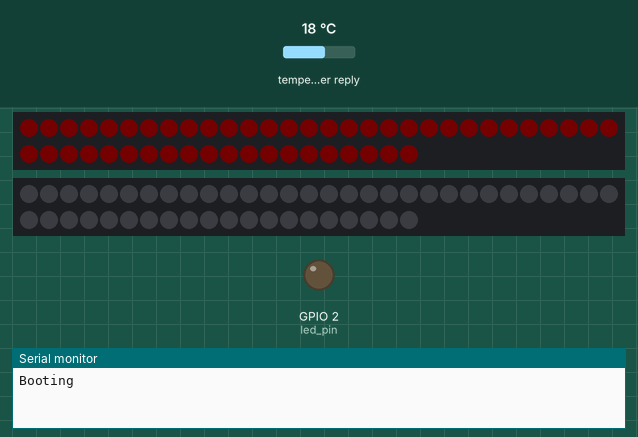
Recording of a sketch running on a simulated ESP8266 (NodeMCU). Parts: 2 × 50 RGB LEDs in strip order, left to right, continuing on the next row, output pins drawn as LEDs (lit = HIGH), the last lines printed to the serial monitor. Wiring (inferred from the names in the program): WS2801 LEDs: SPI. The inputs (shaded band) are chosen by the test bench; at power-on: temperature in the weather reply 18 °C. Dim RGB values are drawn brighter than linear; WiFi joins after 1.5 s; servers stay silent unless stated; no MQTT or app messages arrive unless stated; web services answer with replies made up by the test bench.

Above: at 0.1 s.
At 1.51 s:
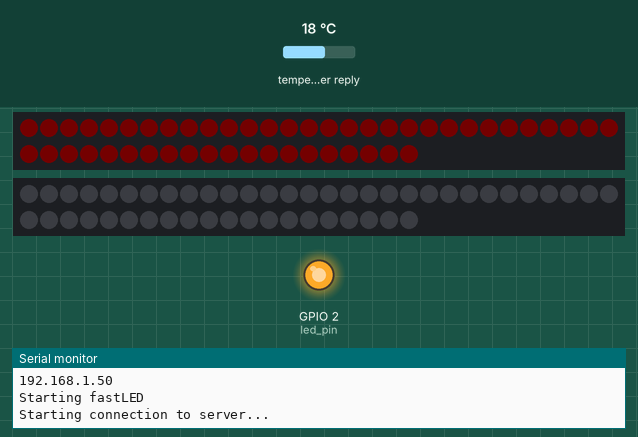
At 3.9 s:
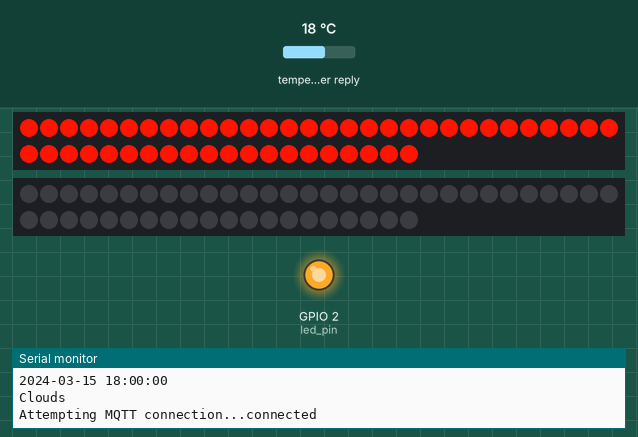

The sketch:

OTALeds.ino
```cpp
// #include <ArduinoJson.h>
#include <ArduinoOTA.h>
#include <ESP8266WiFi.h>
#include <ESP8266mDNS.h>
#include <SPI.h>  //SPI
#include <WiFiUdp.h>
#include <math.h>

#define FASTLED_ESP8266_RAW_PIN_ORDER

#include "FastLED.h"
#include "geometry.h"
#include "sun.h"
#include "rain.h"
#include "weather.h"
#include "mqtt.h"

CRGB leds[NUM_LEDS];
Bulb bulbs[NUM_LEDS];

#define CS 15
#define ESP8266_LED 2
const char *ssid = "💀";
const char *password = "";
const char *host = "OTA-LEDS";
IPAddress ip(192, 168, 0, 201);
IPAddress gateway(192, 168, 0, 1);
IPAddress subnet(255, 255, 255, 0);

int led_pin = ESP8266_LED;
#define N_DIMMERS 0
int dimmer_pin[] = {14, 5, 15};


void setup() {
  Serial.begin(115200);

  for (int i = 0; i < 50; ++i) {
    SPI.transfer(1);
    SPI.transfer(0);
    SPI.transfer(0);
  }
  /* switch on led */
  pinMode(led_pin, OUTPUT);
  digitalWrite(led_pin, LOW);

  Serial.println("Booting");
  WiFi.mode(WIFI_STA);
  WiFi.hostname(host);
  // WiFi.config(ip, gateway, subnet);
  WiFi.begin(ssid, password);

  while (WiFi.waitForConnectResult() != WL_CONNECTED) {
    WiFi.begin(ssid, password);
    Serial.println("Retrying connection...");
  }
  /* switch off led */
  digitalWrite(led_pin, HIGH);

  /* configure dimmers, and OTA server events */
  analogWriteRange(1000);
  analogWrite(led_pin, 990);

  for (int i = 0; i < N_DIMMERS; i++) {
    pinMode(dimmer_pin[i], OUTPUT);
    analogWrite(dimmer_pin[i], 50);
  }

  ArduinoOTA.setHostname(host);
  ArduinoOTA.onStart([]() {  // switch off all the PWMs during upgrade
    for (int i = 0; i < N_DIMMERS; i++) analogWrite(dimmer_pin[i], 0);
    analogWrite(led_pin, 0);
  });

  ArduinoOTA.onEnd([]() {  // do a fancy thing with our board led at end
    for (int i = 0; i < 30; i++) {
      analogWrite(led_pin, (i * 100) % 1001);
      delay(50);
    }
  });

  ArduinoOTA.onError([](ota_error_t error) { ESP.restart(); });

  /* setup the OTA server */
  ArduinoOTA.begin();
  Serial.println("Ready");
  IPAddress ip = WiFi.localIP();
  Serial.println(ip.toString());


  SPI.begin();
  uint8_t buf[] = {255, 20, 0};

  for (int i = 0; i < 50; ++i) {
    SPI.transfer(buf[0]);
    SPI.transfer(buf[1]);
    SPI.transfer(buf[2]);
  }
  getBulbs(bulbs);
  // RainInit();
  Serial.println("Starting fastLED");
  FastLED.addLeds<WS2801, 13, 14>(leds, NUM_LEDS);
  getWeather();
  // delay(1000);
  // FastLED.show();
}


Sun sun;
Mqtt mqtt;
bool active;

void loop() {
  mqtt.Update();
  // eye.Update();
  sun.Update();
  // Rain();
  // static float phi = 0.0f;
  for (int i = 0; i < NUM_LEDS; ++i) {
    // auto hsv = rgb2hsv_approximate(leds[i]);
    // hsv.v = min(hsv.v, light);
    if (!active) {
      // hsv.v = 0;
      leds[i] = CRGB(0, 0, 0);
    }
  }

  FastLED.show();
  delay(20);
  ArduinoOTA.handle();
}
```

geometry.cpp
```cpp
#include "geometry.h"
// #include <math.h>
#include "FastLED.h"


uint8 ledIndexes[] = {34, 4, 38, 5, 20,
                      28, 11, 33, 45, 14, //10
                      44, 15, 1, 39, 21,
                      32, 27, 10, 49, 6, //20
                      43, 35, 3, 37, 22,
                      19, 29, 16, 48, 40, //30
                      0, 30, 12, 9, 46,
                      13, 31, 7, 2, 36, //40
                      23, 42, 26, 18, 47,
                      17, 24, 41, 8, 25};

float getDistance(Point p1, Point p2)
{
  float sum = pow(p1.x - p2.x, 2) + pow(p1.y - p2.y, 2) + pow(p1.z - p2.z, 2);
  float r = sqrt(sum);
  return r;
}

void getBulbs(Bulb bulbs[NUM_LEDS])
{
  float offset = 2. / NUM_LEDS;
  float increment = M_PI * (3. - sqrt(5.));
  for (int i = 0; i < NUM_LEDS; ++i)
  {
    float y = ((i * offset) - 1) + (offset / 2);
    float r = sqrt(1 - pow(y, 2));
    float phi = (i % NUM_LEDS) * increment;
    while (phi > 2 * M_PI)
    {
      phi -= 2 * M_PI;
    }
    uint16 theta = UINT16_MAX * phi / (2 * M_PI);
    bulbs[ledIndexes[i]] = {
        {
            0.5 + r * (cos16(theta) / (float)UINT16_MAX),
            (y + 1) / 2,
            0.5 + r * (sin16(theta) / (float)UINT16_MAX),
            r,
            phi,
        },
        ledIndexes[i]};
    // Serial.println(bulbs[ledIndexes[i]].location.x);
    // Serial.println(bulbs[ledIndexes[i]].location.y);
    // Serial.println(bulbs[ledIndexes[i]].location.z);
    // Serial.println();
  }
}
```

geometry.h
```cpp
#pragma once
#include <stdint.h>
#define Abs(a) ((a) < 0 ? -(a) : (a))
#define Max(a, b) ((a) > (b) ? (a) : (b))
#define Min(a, b) ((a) < (b) ? (a) : (b))

#define NUM_LEDS 50

enum Axis
{
  X,
  Y,
  Z,
  R,
  PHI
};

struct Point
{
    float x;
    float y;
    float z;
    float r;
    float phi;
};

struct Bulb
{
    Point location;
    uint8_t index;
};


float getDistance(Point p1, Point p2);
void getBulbs(Bulb bulbs[]);
```

mqtt.cpp
```cpp
#include "mqtt.h"
#include "weather.h"
#include <ArduinoJson.h>

#define mqtt_server "hassio"
#define mqtt_user "DVES_USER"
#define mqtt_password "DVES_PASS"

// extern WiFiClient wifiClient;
PubSubClient mqttClient(wifiClient);
String switch1;
String strTopic;
String strPayload;
    byte light = 255;

extern bool active;
void callback(char *topic, uint8_t *payload, unsigned int length) {
  payload[length] = '\0';
  Serial.println(String((char *)topic));
  Serial.println(String((char *)payload));
  strTopic = String((char *)topic);
  if (strTopic == "pingphong/brightness/set") {
    light = String((char *)payload).toInt();
    Serial.println(light);
  } else if (strTopic == "pingphong/light/switch") {
    active = String((char *)payload) == "ON";
    mqttClient.publish("pingphong/light/status", active ? "ON" : "OFF");
  }
}
Mqtt::Mqtt(){
    // mqttClient;
    mqttClient.setServer(mqtt_server, 1883);
    mqttClient.setCallback(callback);
}

void Mqtt::Update(){
  if (!mqttClient.connected()) {
    reconnect();
  }
  mqttClient.loop();
}


void Mqtt::reconnect() {
  // Loop until we're reconnected
  while (!mqttClient.connected()) {
    Serial.print("Attempting MQTT connection...");
    // Attempt to connect
    // If you do not want to use a username and password, change next line to
    // if (mqttClient.connect("ESP8266Client")) {
    if (mqttClient.connect("ESP8266Client", mqtt_user, mqtt_password)) {
      Serial.println("connected");
      // Publish a message to the status topic
      mqttClient.publish("pingphong/light/status", "ON");

      // Listen for messages on the control topic
      mqttClient.subscribe("pingphong/light/switch");
      mqttClient.subscribe("pingphong/brightness/set");
      mqttClient.subscribe("pingphong/effect/set");
    } else {
      Serial.print("failed, rc=");
      Serial.print(mqttClient.state());
      Serial.println(" try again in 5 seconds");
      // Wait 5 seconds before retrying
      delay(5000);
    }
  }
}
```

mqtt.h
```cpp
#include "PubSubClient.h"
#include <ESP8266WiFi.h>

class Mqtt{


    // void callback(char *topic, uint8_t *payload, unsigned int length);
    void reconnect();

    public:
        Mqtt();
        void Update();
};
```

rain.cpp
```cpp
#include "rain.h"
#include "geometry.h"

#define N_RAINDROPS_MAX 10
#define N_DROPBULBS_MAX 10

#define N_RAINDROPS_MAX 10
#define N_DROPBULBS_MAX 10
struct WaterBulb;
struct BulbBelow {
  WaterBulb *bulb;
  int index;
  float distance;
  int amount;
};
struct WaterBulb {
  BulbBelow below[N_DROPBULBS_MAX];
  int belowCount;
  int amount;
  bool wasFull;
};
static WaterBulb waterBulbs[NUM_LEDS];
extern CRGB leds[NUM_LEDS];
extern Bulb bulbs[NUM_LEDS];

void Rain::Update() {
  for (int i = 0; i < NUM_LEDS; ++i) {
    if (bulbs[i].location.y < 0.01) {
      // if (waterBulbs[i].amount == 0)
      waterBulbs[i].amount = 100;
      // waterBulbs[i].amount = Min(255, waterBulbs[i].amount + 1);
      waterBulbs[i].wasFull = true;
    }
    if (waterBulbs[i].amount > 0) {
      if (waterBulbs[i].amount >= 255) {
        waterBulbs[i].wasFull = true;
      }
      if (waterBulbs[i].wasFull) {
        for (int k = 0; k < waterBulbs[i].belowCount; ++k) {
          BulbBelow *below = &waterBulbs[i].below[k];
          if (below == 0) break;
          float dy = bulbs[below->index].location.y - bulbs[i].location.y;
          // int leakage = dy * 20;
          int leakage = dy * 20 + below->distance / 1;
          leakage *= 4;
          // Serial.println(leakage);
          waterBulbs[below->index].amount =
              Min(255, waterBulbs[below->index].amount + leakage);
          waterBulbs[i].amount = Max(0, waterBulbs[i].amount - leakage);
        }
        if (waterBulbs[i].amount <= 0) {
          waterBulbs[i].wasFull = false;
          waterBulbs[i].amount = 0;
        }
      }
    }
  }
  for (int i = 0; i < NUM_LEDS; ++i) {
    leds[i] = CHSV((150 - waterBulbs[i].amount / 20), 200, waterBulbs[i].amount);
  }
}

Rain::Rain() {
  for (int i = 0; i < NUM_LEDS; i++) {
    if (bulbs[i].location.y < 0.01) {
      waterBulbs[i].amount = 255;
      waterBulbs[i].wasFull = true;
    }
    for (int j = 0; j < NUM_LEDS; j++) {
      if (i == j || bulbs[j].location.y < bulbs[i].location.y) continue;
      float distance =
          Min(1, getDistance(bulbs[i].location, bulbs[j].location));
      // Serial.println(distance);
      if (distance > 0.5) continue;
      for (int k = 0; k < N_DROPBULBS_MAX; ++k) {
        BulbBelow *below = &waterBulbs[i].below[k];
        if (k >= waterBulbs[i].belowCount || distance < below->distance) {
          if (distance < below->distance) {
            for (int l = N_DROPBULBS_MAX - 1; l > k; --l) {
              waterBulbs[i].below[l] = waterBulbs[i].below[l - 1];
            }
          }
          below->bulb = &waterBulbs[j];
          below->index = j;
          below->distance = distance;
          ++waterBulbs[i].belowCount;
          break;
        }
      }
      // Serial.println(waterBulbs[i].belowCount);
    }
  }
  Update();
}
```

rain.h
```cpp
#include "FastLED.h"

class Rain
{
    public:
        Rain();
        void Update();
};
```

sun.cpp
```cpp
#include "sun.h"
extern CRGB leds[NUM_LEDS];
extern Bulb bulbs[NUM_LEDS];

  DEFINE_GRADIENT_PALETTE(heatmap_gp){
    0,   255, 200, 100,  //
    40,  0,   0,   100,  //
    120, 200, 50,  0,    //
    255, 100, 0,   0,    //
                         // 255, 0,   0,   0,    //
};
DEFINE_GRADIENT_PALETTE(rio_gp){
    0,   0,   255, 0,    // green
    60,  0,   0,   255,  // blue
    130, 128, 0,   255,  // purple
    255, 255, 0,   200,  // pink
};

void Sun::Update()   {
    Move();
    for (int i = 0; i < NUM_LEDS; ++i) {
      float distance = getDistance(location, bulbs[i].location) / 1.2;
      uint8_t heatindex = distance * 255;
      leds[i] = ColorFromPalette(myPal, heatindex);
    }
  }

  Sun::Sun() {
    location.x = 0.5;
    location.z = 0.5;
    location.r = 1;
    myPal = heatmap_gp;
  }

  void Sun::Move() {
    location.y += -0.005;
    location.phi += -0.1;
    if (location.phi > 2 * PI) {
      location.phi -= 2 * PI;
    }
    uint8 theta = UINT8_MAX * location.phi / (2 * PI);
    location.x = (cos8(theta) / (float)UINT8_MAX) * location.r;
    location.z = (sin8(theta) / (float)UINT8_MAX) * location.r;
  }
```

sun.h
```cpp
#include "FastLED.h"
#include "geometry.h"


class Sun {
 public:
  Sun();
  void Update();

 private:
  Point location;
  CRGBPalette16 myPal;

  void Move();
};
```

weather.cpp
```cpp
#include "weather.h"
#include <ArduinoJson.h>

// open weather map api key
String apiKey = "7067e6fe9d7d2c44fcb05d94ec932a98";

// the city you want the weather for
String location = "stockholm,SE";

int status = WL_IDLE_STATUS;
char server[] = "api.openweathermap.org";
WiFiClient wifiClient;
void getWeather() {
  wifiClient.stop();
  Serial.println("\nStarting connection to server...");
  // if you get a connection, report back via serial:
  if (wifiClient.connect(server, 80)) {
    Serial.println("connected to server");
    // Make a HTTP request:
    wifiClient.print("GET /data/2.5/forecast?");
    wifiClient.print("q=" + location);
    wifiClient.print("&cnt=3");
    wifiClient.print("&appid=" + apiKey);
    wifiClient.println("&units=metric");
    wifiClient.println("Host: api.openweathermap.org");
    wifiClient.println("Connection: close");
    wifiClient.println();
  } else {
    Serial.println("unable to connect");
  }

  delay(1000);
  String line = "";

  while (wifiClient.available()) {
    Serial.println("parsingValues");
    line = wifiClient.readStringUntil('\n');

    // Serial.println(line);

    // create a json buffer where to store the json data
    // StaticJsonBuffer<5000> jsonBuffer;
    DynamicJsonBuffer jsonBuffer;

    JsonObject &root = jsonBuffer.parseObject(line);
    if (!root.success()) {
      Serial.println("parseObject() failed");
      return;
    }

    for (int i = 0; i < 3; ++i) {
      float temp = root["list"][i]["main"]["temp"];
      String nextWeatherTime = root["list"][i]["dt_txt"];
      String nextWeather = root["list"][i]["weather"][0]["main"];
      Serial.println(temp);
      Serial.println(nextWeatherTime);
      Serial.println(nextWeather);
    }
  }
}
```

weather.h
```cpp
#include <ESP8266WiFi.h>

void getWeather();

extern WiFiClient wifiClient;
```

Measured:
- what the display in image 0 shows lasts 1.5 s, from 0.0 s to 1.5 s
